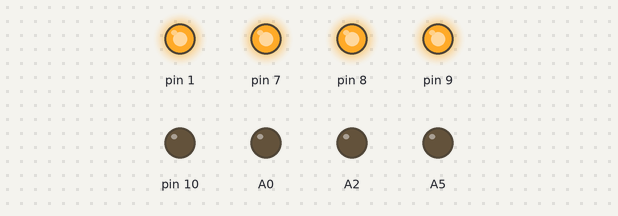
Bench run of a sketch on a simulated Arduino Uno, built with avr-gcc and run on an emulated ATmega328P. Shown: output pins drawn as LEDs (lit = HIGH).

Above: at 0.05 s.
At 0.15 s:
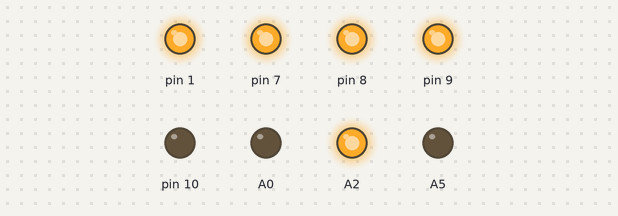
At 0.75 s:
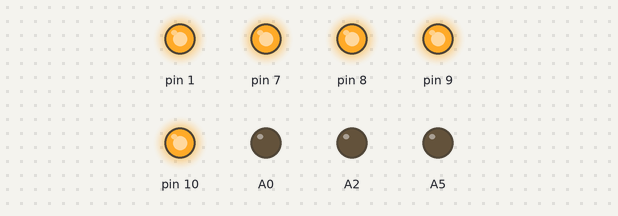
At 1.35 s:
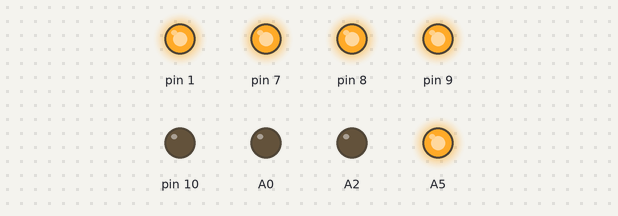
At 2.75 s:
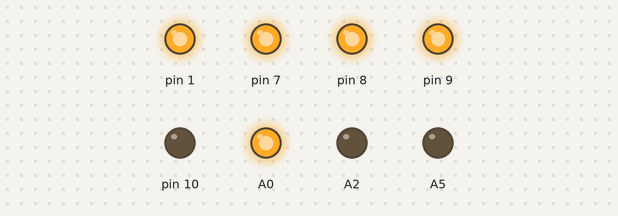
Timing chart, 0 to 3.0 s (numbered marks = the images above):
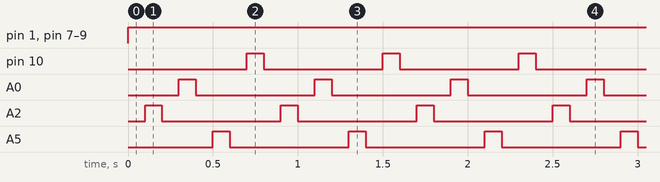

The sketch:

Extra_Fan_1_Lighting_.ino
```cpp
void setup() {
   pinMode(9, OUTPUT);
   pinMode(7, OUTPUT);
   pinMode(1, OUTPUT);
   pinMode(A0, OUTPUT);
   pinMode(A2, OUTPUT);
   pinMode(A5, OUTPUT);
   pinMode(10, OUTPUT);
   pinMode(8, OUTPUT);


}
void loop() {


  digitalWrite (9, HIGH);
  digitalWrite (7, HIGH);
  digitalWrite (1, HIGH);
  digitalWrite (8, HIGH);

    delay(100);
  digitalWrite (A2, HIGH);
    delay(100);
  digitalWrite (A2, LOW);


 delay(100);
  digitalWrite (A0, HIGH);
    delay(100);
  digitalWrite (A0, LOW);

delay(100);
  digitalWrite (A5, HIGH);
    delay(100);
  digitalWrite (A5, LOW);


delay(100);
  digitalWrite (10, HIGH);
    delay(100);
  digitalWrite (10, LOW);


}
```

Measured:
- by itself, pin 1, pin 7–9: LOW → HIGH at 0.00 s
- by itself, pin 10, A0, A2, A5: alternates HIGH for 0.10 s and LOW for 0.70 s
